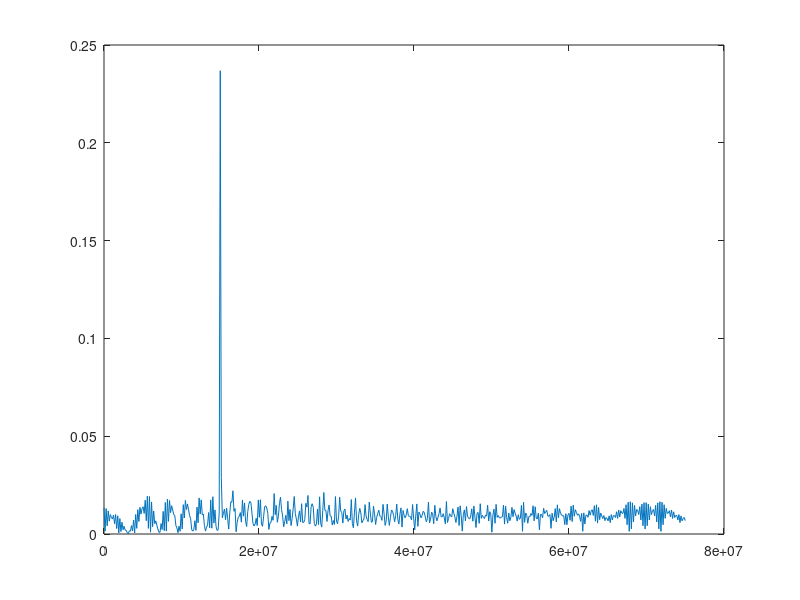
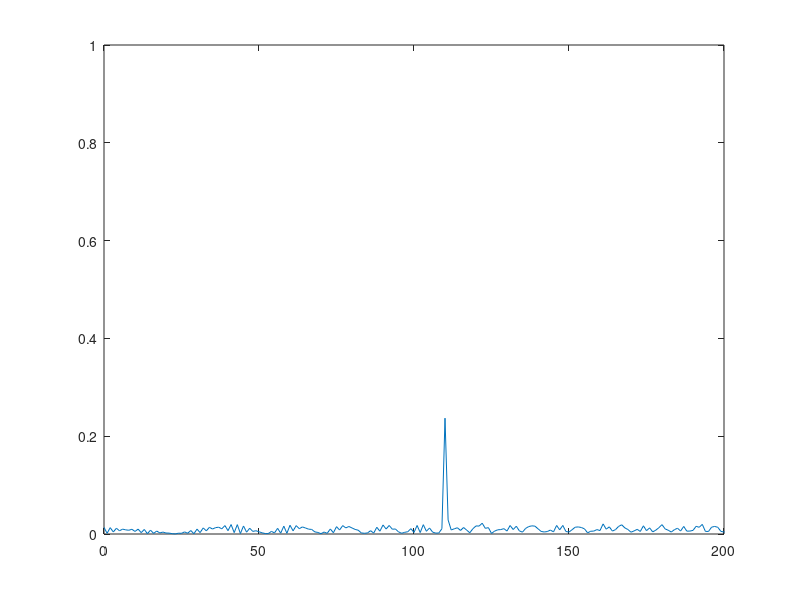
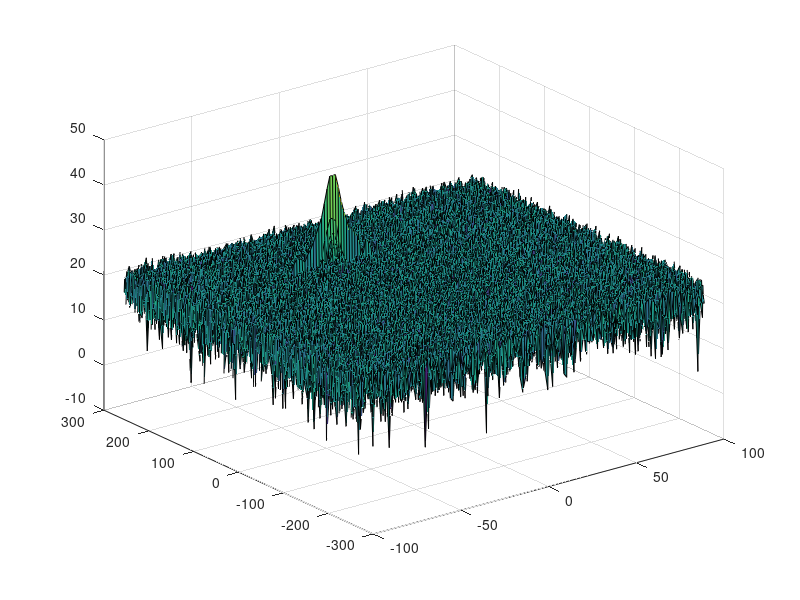

Here is the MATLAB script that generated these plots, in order: (Note: this script raises an error after producing the figures.)
clear all
close all;
clc;

%% Radar Specifications 
%%%%%%%%%%%%%%%%%%%%%%%%%%%
% Frequency of operation = 77GHz
% Max Range = 200m
% Range Resolution = 1 m
% Max Velocity = 100 m/s
%%%%%%%%%%%%%%%%%%%%%%%%%%%

%speed of light = 3e8
%% User Defined Range and Velocity of target
% *%TODO* :
% define the target's initial position and velocity. Note : Velocity
% remains contant

target_velocity = -20;
initial_range = 110;
speed_of_light = 3e8;


%% FMCW Waveform Generation

% *%TODO* :
%Design the FMCW waveform by giving the specs of each of its parameters.
% Calculate the Bandwidth (B), Chirp Time (Tchirp) and Slope (slope) of the FMCW
% chirp using the requirements above.
max_range = 200;
Bsweep = speed_of_light / (2*1);
Tchirp= 5.5 * (2 * max_range / speed_of_light);
slope = Bsweep/Tchirp;

%Operating carrier frequency of Radar 
fc= 77e9;             %carrier freq

                                                          
%The number of chirps in one sequence. Its ideal to have 2^ value for the ease of running the FFT
%for Doppler Estimation. 
Nd=128;                   % #of doppler cells OR #of sent periods % number of chirps

%The number of samples on each chirp. 
Nr=1024;                  %for length of time OR # of range cells

% Timestamp for running the displacement scenario for every sample on each
% chirp
t=linspace(0,Nd*Tchirp,Nr*Nd); %total time for samples


%Creating the vectors for Tx, Rx and Mix based on the total samples input.
Tx=zeros(1,length(t)); %transmitted signal
Rx=zeros(1,length(t)); %received signal
Mix = zeros(1,length(t)); %beat signal

%Similar vectors for range_covered and time delay.
r_t=zeros(1,length(t));
td=zeros(1,length(t));


%% Signal generation and Moving Target simulation
% Running the radar scenario over the time. 

for i=1:length(t)         
    
    
    % *%TODO* :
    %For each time stamp update the Range of the Target for constant velocity. 
    r_t(i) = initial_range + target_velocity * t(i);
    td(i) = 2 * r_t(i) / speed_of_light;
    % *%TODO* :
    %For each time sample we need update the transmitted and
    %received signal. 
    Tx(i) = cos(2*pi*(fc*t(i) + slope*(t(i)^2)/2 ));
    delay = t(i) - td(i);
    Rx (i) = cos(2*pi*( fc*delay + slope * (delay^2)/2));
    
    % *%TODO* :
    %Now by mixing the Transmit and Receive generate the beat signal
    %This is done by element wise matrix multiplication of Transmit and
    %Receiver Signal
    Mix(i) = Tx(i)*Rx(i);
    
end

%% RANGE MEASUREMENT


 % *%TODO* :
%reshape the vector into Nr*Nd array. Nr and Nd here would also define the size of
%Range and Doppler FFT respectively.
Mix = reshape(Mix, [Nr, Nd]);
 % *%TODO* :
%run the FFT on the beat signal along the range bins dimension (Nr) and
%normalize.
signal_fft = fft(Mix, Nr); 
L = Tchirp * Bsweep;
 % *%TODO* :
% Take the absolute value of FFT output
signal_fft = abs(signal_fft/L);
 % *%TODO* :
% Output of FFT is double sided signal, but we are interested in only one side of the spectrum.
% Hence we throw out half of the samples.
signal_fft = signal_fft(1:L/2+1);

 % *%TODO* :
 % plot FFT output 
f = Bsweep*(0:(L/2))/L;
figure('Name','FFT Output')
plot(f,signal_fft)

R = (speed_of_light*Tchirp*f)/(2*Bsweep);
figure('Name','Range from First FFT')
plot(R,signal_fft) 
axis ([0 max_range 0 1]);



%% RANGE DOPPLER RESPONSE
% The 2D FFT implementation is already provided here. This will run a 2DFFT
% on the mixed signal (beat signal) output and generate a range doppler
% map.You will implement CFAR on the generated RDM


% Range Doppler Map Generation.

% The output of the 2D FFT is an image that has reponse in the range and
% doppler FFT bins. So, it is important to convert the axis from bin sizes
% to range and doppler based on their Max values.

Mix=reshape(Mix,[Nr,Nd]);

% 2D FFT using the FFT size for both dimensions.
sig_fft2 = fft2(Mix,Nr,Nd);

% Taking just one side of signal from Range dimension.
sig_fft2 = sig_fft2(1:Nr/2,1:Nd);
sig_fft2 = fftshift (sig_fft2);
RDM = abs(sig_fft2);
RDM = 10*log10(RDM) ;

%use the surf function to plot the output of 2DFFT and to show axis in both
%dimensions
doppler_axis = linspace(-100,100,Nd);
range_axis = linspace(-200,200,Nr/2)*((Nr/2)/400);
figure,surf(doppler_axis,range_axis,RDM);

%% CFAR implementation

%Slide Window through the complete Range Doppler Map

% *%TODO* :
%Select the number of Training Cells in both the dimensions.
Tr = 14;
Td = 6;

% *%TODO* :
%Select the number of Guard Cells in both dimensions around the Cell under 
%test (CUT) for accurate estimation
Gr = 6;
Gd = 3;

% *%TODO* :
% offset the threshold by SNR value in dB
offset = 6;

% *%TODO* :
%Create a vector to store noise_level for each iteration on training cells
noise_level = zeros(1,1);


% *%TODO* :
%design a loop such that it slides the CUT across range doppler map by
%giving margins at the edges for Training and Guard Cells.
%For every iteration sum the signal level within all the training
%cells. To sum convert the value from logarithmic to linear using db2pow
%function. Average the summed values for all of the training
%cells used. After averaging convert it back to logarithimic using pow2db.
%Further add the offset to it to determine the threshold. Next, compare the
%signal under CUT with this threshold. If the CUT level > threshold assign
%it a value of 1, else equate it to 0.
number_of_cells = (2 * Tr + 2 * Gr + 1) * (2 * Td + 2 * Gd + 1) - (2 * Gr + 1) * (2 * Gd + 1);
cfar_output = zeros(Nr /2 , Nd);

   % Use RDM[x,y] as the matrix from the output of 2D FFT for implementing
   % CFAR
for i = 1:(Nr/2 - (2 * Gr + 2 * Tr))
    for j = 1:(Nd - (2 * Gd + 2 * Td))
        s1 = sum(db2pow(RDM(i : i + 2*Tr+2*Gr, j : j + 2*Td+2*Gd)) , "all");
        s2 = sum(db2pow(RDM(i+Tr : i+Tr+2*Gr, j+Td : j + Td+2*Gd)) , "all");
        
        noise_level = s1 - s2;
        
        cfar_threshold = noise_level / number_of_cells;
        cfar_threshold = pow2db(cfar_threshold) + offset;
        cfar_threshold = db2pow(cfar_threshold);
        
        cut_level = db2pow(RDM(i + Tr + Gr, j + Td + Gd));
        
        if (cut_level <= cfar_threshold)
            cut_level = 0;
        else 
            cut_level = 1;
        end
        
        cfar_output(i + Tr + Gr, j + Td + Gd) = cut_level;
        
    end
end




% *%TODO* :
% The process above will generate a thresholded block, which is smaller 
%than the Range Doppler Map as the CUT cannot be located at the edges of
%matrix. Hence,few cells will not be thresholded. To keep the map size same
% set those values to 0. 
 








% *%TODO* :
%display the CFAR output using the Surf function like we did for Range
%Doppler Response output.
figure,surf(doppler_axis,range_axis,cfar_output);
colorbar;


 
 